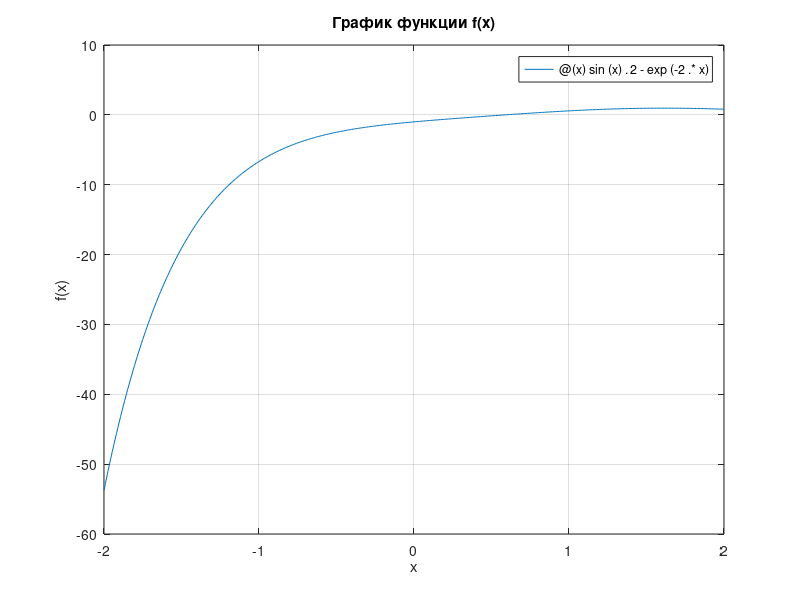

MATLAB code to generate this figure: (Note: this script raises an error after producing the figure.)
%% Лаба 4-1

% Определяем функцию одной переменной
f = @(x) sin(x).^2 - exp(-2.*x);

% Строим график функции f(x)
fplot(f, [-2, 2]);
grid on;
title('График функции f(x)');
xlabel('x');
ylabel('f(x)');

% Производная функции f(x)
syms x;
f_sym = sin(x)^2 - exp(-2*x);
df = diff(f_sym, x);  % Вычисляем производную

% Строим график производной f'(x)
figure;
fplot(matlabFunction(df), [-2, 2]);
grid on;
title('График производной f''(x)');
xlabel('x');
ylabel('f''(x)');

% Интеграл функции f(x)
int_f = int(f_sym, x);  % Вычисляем интеграл

% Строим график интеграла ∫f(x)dx
figure;
fplot(matlabFunction(int_f), [-2, 2]);
grid on;
title('График интеграла ∫f(x)dx');
xlabel('x');
ylabel('∫f(x)dx');

% Определяем функцию двух переменных F(x, y)
F = @(x, y) sqrt(x.^2 - y.^2) ./ y;

% Определяем сетку значений для x и y
[x_grid, y_grid] = meshgrid(-2:0.1:2, -2:0.1:2);

% Вычисляем значения функции на сетке с проверкой области определения
z = F(x_grid, y_grid);

% Игнорируем комплексные значения, оставляем только вещественные
z(imag(z) ~= 0) = NaN;  % Заменяем комплексные значения на NaN

% Строим график поверхности
figure;
surf(x_grid, y_grid, real(z));  % Строим график только для вещественных значений
grid on;
title('График функции F(x, y)');
xlabel('x');
ylabel('y');
zlabel('F(x, y)');
% Определяем функцию одной переменной
f = @(x) sin(x).^2 - exp(-2*x);

% Определяем уравнение a*x + b = f(x)
a = 1;
b = 0;
eqn = @(x) a*x + b - f(x);  % Преобразуем уравнение для решения

% Используем fsolve для численного решения
initial_guess = 0;  % Начальная точка для поиска решения
solution = fsolve(eqn, initial_guess);

% Отображаем решение
disp('Решение уравнения a*x + b = f(x):');
disp(solution);

% Графическое решение
figure;
fplot(f, [-2, 2]); hold on;
fplot(@(x) a*x + b, [-2, 2]);  % Линия a*x + b
plot(solution, a*solution + b, 'ro');  % Отмечаем решение
grid on;
legend('f(x)', 'a*x + b', 'Решение');
title('Графическое решение уравнения a*x + b = f(x)');
xlabel('x');

n = 22;
m = 15;

%% Лаба 4-2

function [product, mean_value, variance_value] = lab_task(n, m)
    % Определяем случайный диапазон
    range_min = -10;
    range_max = 10;

    % Создаем вектор-столбец n на 1
    vector_column = (range_min + (range_max - range_min) * rand(n, 1));

    % Создаем вектор-строку 1 на m
    vector_row = (range_min + (range_max - range_min) * rand(1, m));

    % Перемножение векторов
    product = vector_column * vector_row;

    % Рассчитываем среднее значение произведения
    mean_value = mean(product(:));

    % Рассчитываем дисперсию произведения
    variance_value = var(product(:));

    % Выводим результаты
    disp('Произведение векторов (матрица):');
    disp(product);

    disp('Среднее значение:');
    disp(mean_value);

    disp('Дисперсия:');
    disp(variance_value);
end

lab_task(n, m);

%% Лаба 4-3
L = 15; % Размерность матрицы
T = zeros(L); % Инициализация матрицы переходов

% Обновление всех элементов матрицы для стохастичности
for i = 1:L
    for j = 1:L
        if i ~= j % Не допускаем переходы в самих себя
            T(i,j) = 1 / (L - 1); % Заполнение ненулевыми значениями так, чтобы сумма строки была 1
        end
    end
end

% Проверка, является ли матрица стохастической
function isStochastic = stochastic(matrix)
    isStochastic = all(abs(sum(matrix, 2) - 1) < 1e-5) && all(all(matrix >= 0));
end

% Проверка, является ли матрица эргодической
function isErgodic = ergodic(matrix, epsilon)
    % Проверка, является ли матрица стохастической
    if ~stochastic(matrix)
        isErgodic = false;
        return;
    end

    % Инициализация переменных
    L = size(matrix, 1);
    distribution = ones(1, L) / L; % Начальное равномерное распределение

    % Итерации для получения предельного распределения
    for iter = 1:1000  % Количество итераций
        new_distribution = distribution * matrix;
        
        % Проверка на сходимость
        if norm(new_distribution - distribution, 1) < epsilon
            break;
        end
        
        distribution = new_distribution;
    end

    % Проверка, сумма значений распределения больше нуля
    isErgodic = all(distribution > 0);
end

% Проверяем стохастичность матрицы
if stochastic(T)
    disp('Матрица переходов является стохастической.');
else
    disp('Матрица переходов не является стохастической.');
end

% Проверяем эргодичность матрицы
epsilon = 1e-5; % Установка значения epsilon
if ergodic(T, epsilon)
    disp('Матрица переходов является эргодической.');
else
    disp('Матрица переходов не является эргодической.');
end
